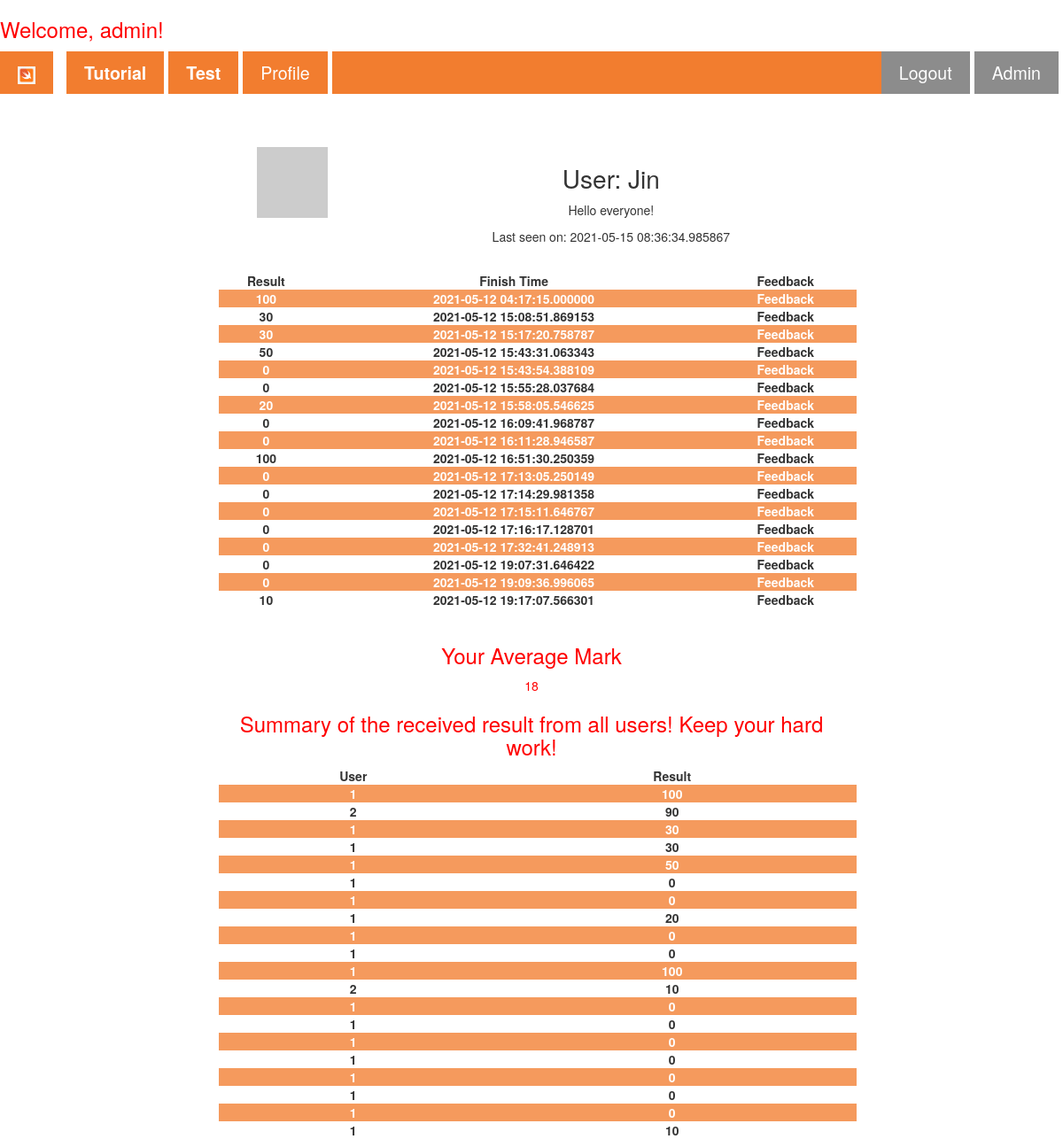
Before: /user/Jin (signed in) with the older database file.
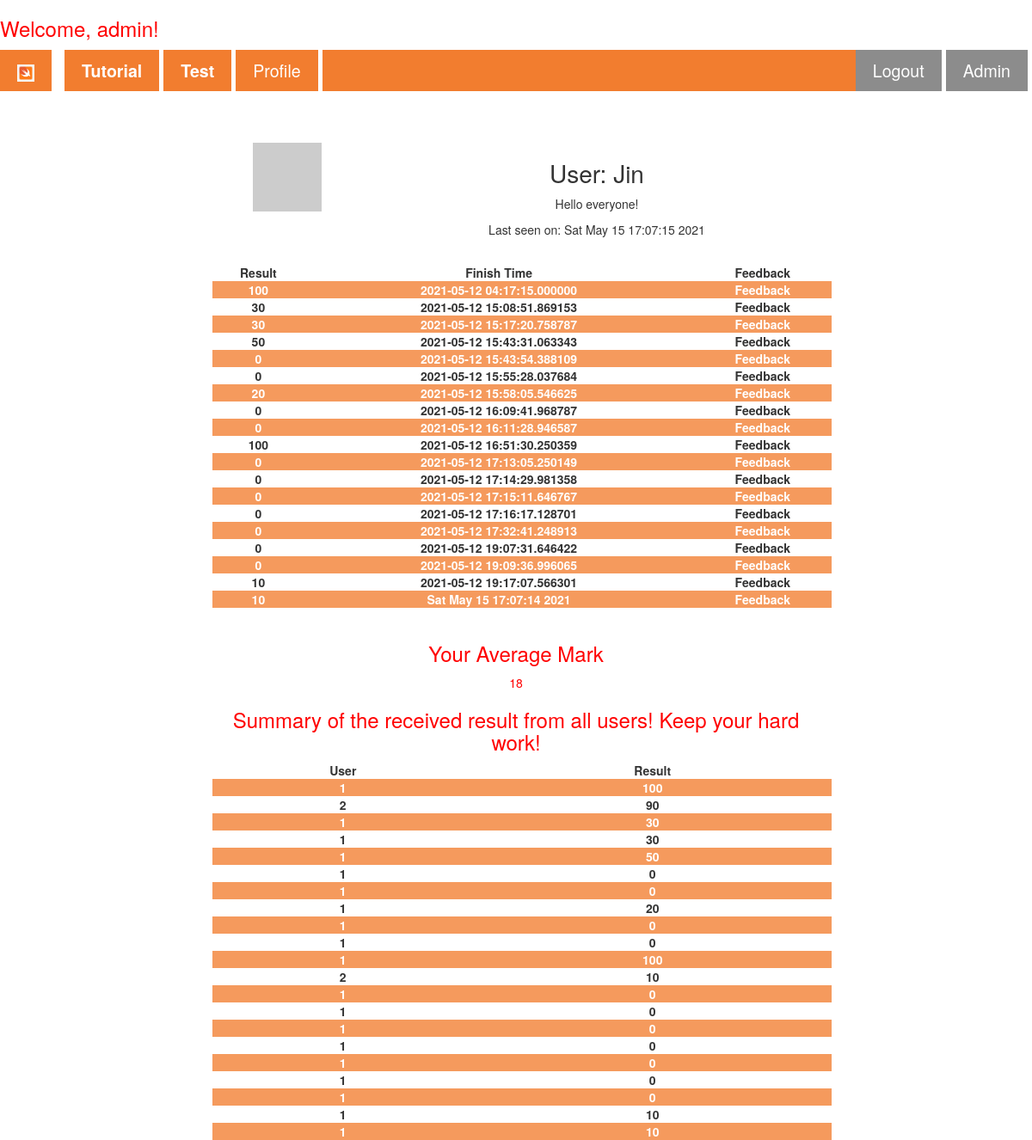
After: the same page with the newer database file.
### app/models.py (models this page shows, shortened)
class User(UserMixin, db.Model):
    id = db.Column(db.Integer, primary_key=True)
    username = db.Column(db.String(64), index=True, unique=True)
    email = db.Column(db.String(120), index=True, unique=True)
    password_hash = db.Column(db.String(128))
    about_me = db.Column(db.String(140))
    last_seen = db.Column(db.String(140))
    posts = db.relationship('Post', backref='author', lazy='dynamic')
    def avatar(self, size): # Add avatar to one user #
        digest = md5(self.email.lower().encode('utf-8')).hexdigest()
        return 'https://www.gravatar.com/avatar/{}?d=identicon&s={}'.format(
            digest, size)

class Post(UserMixin,db.Model):
    id = db.Column(db.Integer, primary_key=True)
    Mark = db.Column(db.Integer)
    Finish_Time = db.Column(db.String(140), index=True)
    Feedback = db.Column(db.String(1000))
    user_id = db.Column(db.Integer, db.ForeignKey('user.id'))

### app/routes.py (the view)
@app.route('/user/<username>')
@login_required
def user(username):
    list=[]
    average = 0
    user = User.query.filter_by(username=username).first_or_404()
    try:
        mark=Post.query.filter_by(user_id=user.id)[-1]
        allmark=Post.query.filter_by(user_id=user.id).all()
        all=Post.query.all()
        for i in allmark:
            list.append(i.Mark)
        for i in list:
            average+=int(i)
        average=average/len(list)
        average=int(average)
        return render_template('user.html', user=user, mark=mark, all=all,average=average, allmark=allmark)
    except IndexError as e:
        flash("No profile shown, please do the test firstly!")
        return render_template("home.html")

### app/models.py (called while the page is built)
@login.user_loader
def load_user(id):
    return User.query.get(int(id))

### app/routes.py (called while the page is built)
@app.before_request
def before_request():
    if current_user.is_authenticated:
        current_user.last_seen = datetime.utcnow()
        db.session.commit()

### app/templates/user.html (shortened to what this page needs)
{% extends "base.html" %}
{% block articles %}
<div class="formcontainer" style="border: none; margin-top: 5%;">
  <table>
    <tr valign="top">
        <td><img src="{{ user.avatar(128) }}"></td>
        <td>
            <h1>User: {{ user.username }}</h1>
            {% if user.about_me %}<p>{{ user.about_me }}</p>{% endif %}
            {% if user.last_seen %}<p>Last seen on: {{ user.last_seen }}</p>{% endif %}
        </td>
    </tr>
  </table>
  <br>
  <table>
    <tr valign="top">
      <td><b>Result</b></td>
      <td><b>Finish Time</b></td>
      <td><b>Feedback</b></td>
    </tr>
    {% for j in allmark%}
    <tr>
      <td><b>{{j.Mark}}</b></td>
      <td><b>{{j.Finish_Time}}</b></td>
      <td>
        <details>
          <summary><b>Feedback</b></summary>
        </details>
      </td>
    </tr>
    {% endfor %}
  </table><br>
  <h3 class="redp">Your Average Mark</h3>
  <p class="redp">{{average}}</p>
  <h3 class="redp">Summary of the received result from all users! Keep your hard work!</h3>
  <table>
    <tr valign="top">
      <td><b>User</b></td>
      <td><b>Result</b></td>
    </tr>
    {% for i in all %}
    <tr>
      <td><b>{{i.user_id}}</b></td>
      <td><b>{{i.Mark}}</b></td>
    </tr>
    {% endfor %}
  </table>
</div>
{% endblock %}

### app/templates/base.html (shortened to what this page needs)
<!DOCTYPE html>
<html lang="en">
<head>
    <link rel="stylesheet" href="https://maxcdn.bootstrapcdn.com/bootstrap/3.4.0/css/bootstrap.min.css"/>
    <link rel="stylesheet" href="{{ url_for('static', filename='nav_css.css')}}">
</head>
<body>
  {% if current_user.is_authenticated %}
  <h3 class="redp">Welcome, {{ current_user.username }}!</h3>
  {% endif %}
    <nav class="sticky">
        <ul class="ul_mainstyle">
            <li><a href="/"><img src="{{ url_for('static', filename='/Image/swift_icon.png')}}" alt="home icon"></a>
            </li>
            <li><a href="/Setup"><b>Tutorial</b></a></li>
            <li><a href="/Test"><b>Test</b></a></li>
            {% if not current_user.is_anonymous %}
            <li>
              <a href="{{ url_for('user', username=current_user.username) }}">Profile</a>
            </li>
            {% endif %}
            <li class="loginbutton">
              <a href="{{ url_for('adminpage') }}">Admin</a>
            </li>
            {% if current_user.is_anonymous %}
            <li class="loginbutton">
              <a href="{{ url_for('login') }}"><b>Login</b></a>
            </li>
            {% else %}
            <li class="loginbutton">
              <a href="{{ url_for('logout') }}">Logout</a>
            </li>
            {% endif %}
        </ul>
      </nav>
      {% block articles %}{% endblock %}
</body>
</html>

### app/static/nav_css.css (style rules this page uses)
html { font-family: Arial, Helvetica, sans-serif; line-height: 2; }
a { text-decoration: none; }
body { counter-reset: section; }
.formcontainer { text-align: center; }
.loginbutton { background-color: grey; color: white; float: right; }
nav ul.ul_mainstyle { margin: 1% 0 0 0; padding: 0; overflow: hidden; background-color: rgb(241, 112, 25); list-style-type: none; }
nav ul li { float: left; border-right: solid 5px white; }
li:first-of-type { border-right: solid 15px white; }
nav ul li a { display: block; color: white; text-align: center; text-decoration: none; padding: 10px 20px 10px; font-size: 140%; }
nav ul li img { height: 20px; width: auto; }
.sticky { position: sticky; top: 0; width: 100%; z-index: 10; opacity: 0.9; }
.redp { color: red; }
tr:nth-child(even) { background-color: rgb(241, 112, 25); color: white; opacity: 0.7; }
h1 { font-size: 200%; }
table { border-collapse: collapse; width: 100%; margin-left: 1%; }
.formcontainer { margin: auto; margin-top: 1%; width: 60%; border: 1px solid grey; padding: 70 50 50 50; text-align: center; border-radius: 10px; }

Changed rows visible on the page:
changed User "Jin": last_seen "2021-05-15 08:36:34.985867" → "Sat May 15 17:07:15 2021"
added Post: Mark "10", Finish_Time "Sat May 15 17:07:14 2021", user_id "1"
